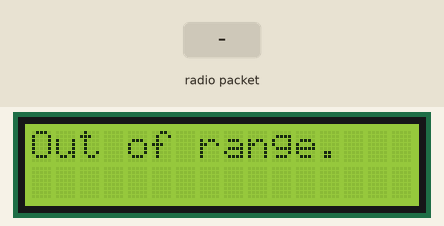
The sketch below on a simulated Arduino Uno, built with avr-gcc and run on an emulated ATmega328P. Parts: 16×2 character LCD. The inputs (shaded band) are chosen by the test bench. No radio packets arrive unless stated; what the sketch prints to the serial monitor is not drawn.

Above: at 1.2 s.
1.3 s: radio packet "1" arrives
At 6.5 s:
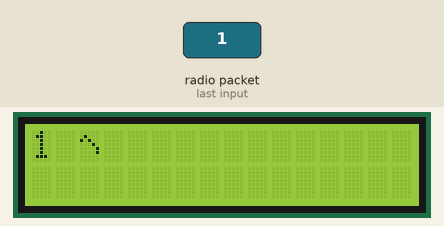
Timing chart, 0 to 8.0 s (numbered marks = the images above; inputs shaded):
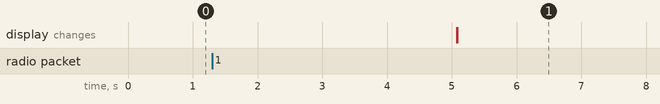

The sketch:

receive.ino
```cpp
// (licence header left out)
#include <VirtualWire.h>
#include <LiquidCrystal_I2C.h>
#include <Wire.h>

LiquidCrystal_I2C lcd(0x27, 2, 1, 0, 4, 5, 6, 7, 3, POSITIVE);  // Set the LCD I2C address

void setup()
{
    Serial.begin(9600);	// Debugging only
     lcd.begin(16,2);
    Serial.println("setup");

    // Initialise the IO and ISR
    vw_set_ptt_inverted(true); // Required for DR3100
    vw_setup(2000);	 // Bits per sec

    vw_rx_start();       // Start the receiver PLL running
}

void loop()
{
    lcd.setCursor(0, 0);
    uint8_t buf[VW_MAX_MESSAGE_LEN];
    uint8_t buflen = VW_MAX_MESSAGE_LEN;

    if (vw_get_message(buf, &buflen)) // Non-blocking
    {
      lcd.print((char *)buf); //was char *
      delay(5000); //was 5000
      lcd.clear();
    }
   else if (!vw_get_message(buf, &buflen))
   {
     lcd.print("Out of range.");
     delay(5000);
     lcd.clear();
   }
}


/*
      int i;

        digitalWrite(13, true); // Flash a light to show received good message
	// Message with a good checksum received, dump it.
	Serial.print("Got: ");

	for (i = 0; i < buflen; i++)
	{
	    Serial.print(buf[i], HEX);
	    Serial.print(" ");
	}
	Serial.println("");
        digitalWrite(13, false);
*/
```

Measured:
- after the input at 1.3 s, the display: first differs from a run without the input after 3.8 s (image 1)
